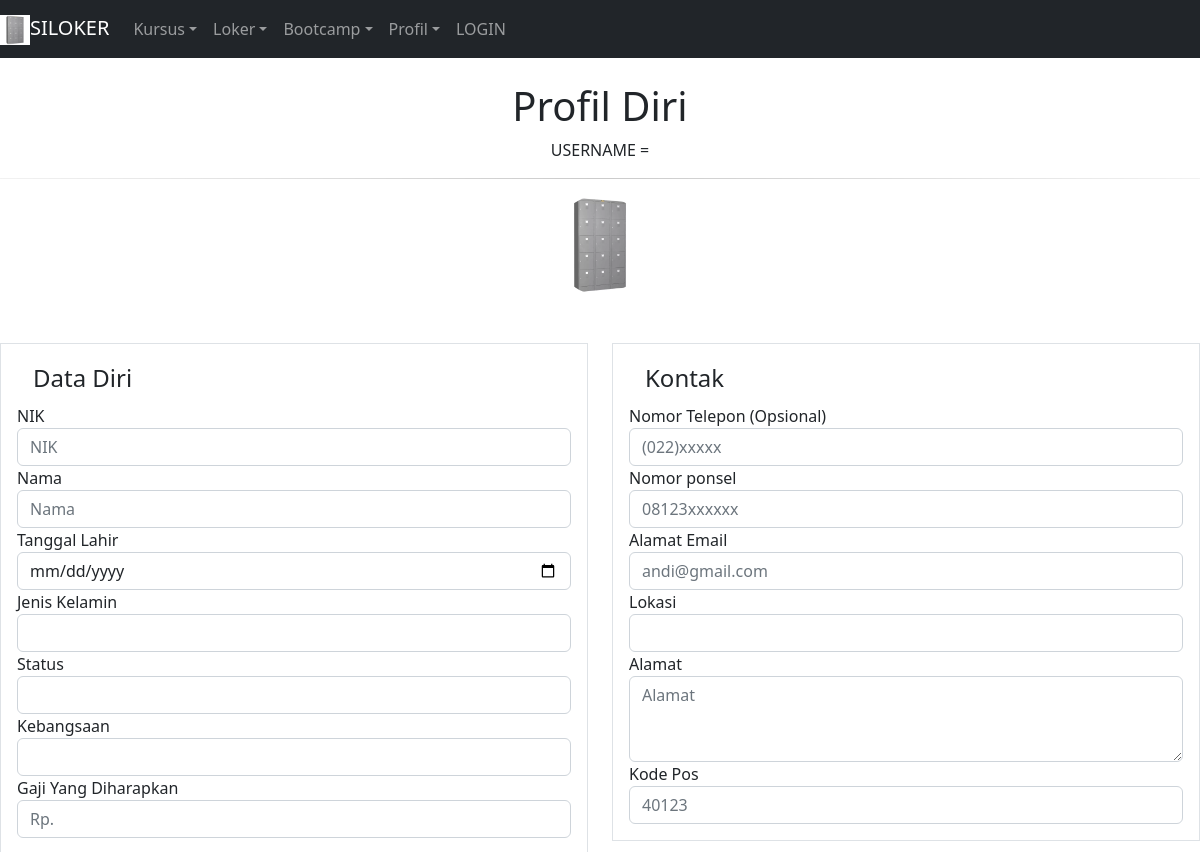
Before: /SILOKER/profil_TES.php (upper part) with the older database file.
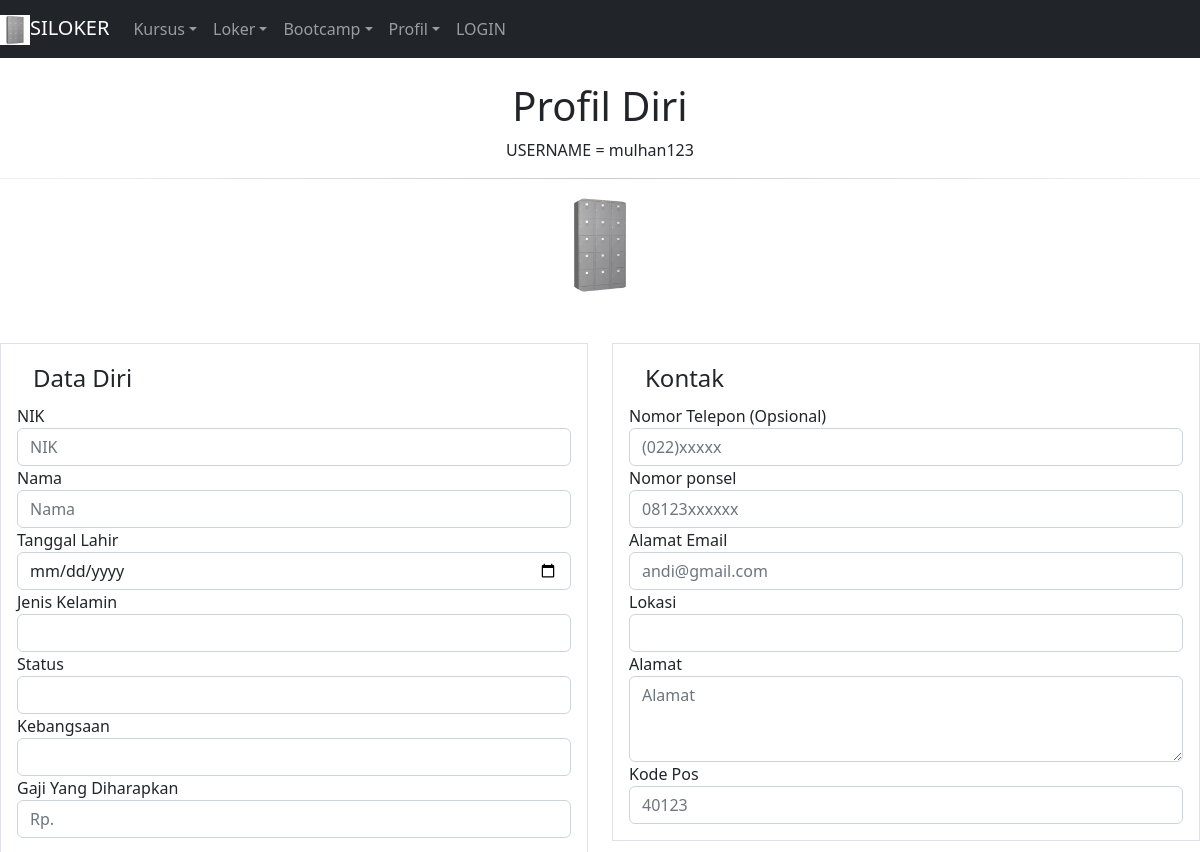
After: the same page with the newer database file.
### tables this page shows
CREATE TABLE `profil` (
  `nik` varchar(30) NOT NULL,
  `username` varchar(20) NOT NULL,
  `nama` varchar(35) NOT NULL,
  `tanggal-lahir` date NOT NULL,
  `jenis-kelamin` varchar(10) NOT NULL,
  `status` varchar(15) NOT NULL,
  `kebangsaan` varchar(17) NOT NULL,
  `gaji-harapan` int(10) NOT NULL,
  `telepon` int(15) NOT NULL,
  `hp` int(15) NOT NULL,
  `email` varchar(30) NOT NULL,
  `lokasi` varchar(15) NOT NULL,
  `alamat` text NOT NULL,
  `kode-pos` int(7) NOT NULL,
  `pendidikan` varchar(10) NOT NULL,
  `nama-sekolah` varchar(20) NOT NULL,
  `jurusan` varchar(20) NOT NULL,
  `prestasi` text NOT NULL,
  `tahun-lulus` int(5) NOT NULL,
  `nilai` int(5) NOT NULL,
  `nama-perusahaan` varchar(20) NOT NULL,
  `jabatan` varchar(10) NOT NULL,
  `bidang` varchar(10) NOT NULL,
  `lokasi-kerja` varchar(15) NOT NULL,
  `gaji-pengalaman` int(10) NOT NULL,
  `tanggal-mulai` date NOT NULL,
  `tipe-kontrak` varchar(15) NOT NULL,
  `nama-organisasi` varchar(20) NOT NULL,
  `posisi` varchar(10) NOT NULL,
  `deskripsi` text NOT NULL,
  `periode` int(7) NOT NULL,
  `pelatihan` varchar(30) NOT NULL,
  `deskripsi-pelatihan` varchar(30) NOT NULL,
  `penyelenggara` varchar(30) NOT NULL,
  `tanggal-keluar` date NOT NULL
);

### SILOKER/profil_TES.php (the view, shortened to what this page needs)
<?php
    require "fungsi.php";
    $query = mysqli_query($conn, "SELECT username FROM profil ORDER BY RAND() LIMIT 1");
    $result = mysqli_fetch_array($query);
    $shareUsername=$result['username'] ;
?>
<!DOCTYPE html>
<html lang="en">
<head>
    <link rel="stylesheet"  href="css/bootstrap.min.css">
</head>
<body>
    <nav class="navbar navbar-expand-sm bg-dark navbar-dark">
        <a class="navbar-brand" href="#">
            <img src="multimedia/image/loker.jpeg" alt="no gambar" width="30" height="30">SILOKER
        </a>
        <div class="collapse navbar-collapse" id="navbarNavDropdown">
            <ul class="navbar-nav">
                <li class="nav-item dropdown">
                    <a class="nav-link dropdown-toggle" href="#" id="NavbarDrop" role="button" data-bs-toggle="dropdown" aria-expanded="false">Kursus</a>
                </li>
                <li class="nav-item dropdown">
                    <a class="nav-link dropdown-toggle" href="#" id="NavbarDrop" role="button" data-bs-toggle="dropdown" aria-expanded="false">Loker</a>
                </li>
                <li class="nav-item dropdown">
                    <a class="nav-link dropdown-toggle" href="#" id="NavbarDrop" role="button" data-bs-toggle="dropdown" aria-expanded="false">Bootcamp</a>
                </li>
                <li class="nav-item dropdown">
                    <a class="nav-link dropdown-toggle" href="#" id="NavbarDrop" role="button" data-bs-toggle="dropdown" aria-expanded="false">Profil</a>
                </li>
                <li class="nav-item">
                    <a class="nav-link" href="index.php">LOGIN</a>
                </li>
            </ul>
        </div>
    </nav>
    <br>
    <center>
        <h1>Profil Diri</h1>
        <?php echo 'USERNAME = '. $shareUsername ?>
        <hr style="border: 0;
            height: 1px;
            background: #333;
            background-image: linear-gradient(to right, #ccc, #333, #ccc);">
        <img src="multimedia/image/loker.jpeg" alt="no gambar" style="width: 90px; height: 100px; border-radius:100px">
        <br><br>
    </center>
    <br>
    <form action="simpanProfil.php" method="post">
        <div class="row">
            <div class="col-md-6">
                <fieldset class="form-group border p-3">
                    <legend class="w-auto px-3">Data Diri</legend>
                    <div class="form-group">
                        <label>NIK</label>
                        <input type="text" class="form-control nik" name="nik" id="nik" onchange="tes()" placeholder="NIK">
                    <div class="form-group">
                        <label>Nama</label>
                        <input type="text" class="form-control nama" name="nama" id="nama" onchange="tes()" placeholder="Nama">
                    </div>
                    <div class="form-group">
                        <label>Tanggal Lahir</label>
                        <input type="date" class="form-control tanggal" name="tanggal-lahir" onchange="tes()" id="tanggal-lahir">
                    </div>
                    <div class="form-group">
                        <label>Jenis Kelamin</label>
                        <select name="jenis-kelamin" id="jk" class="form-control kelamin" onchange="tes()">
                            <option value=""></option>
                            <option value="Pria">Pria</option>
                        </select>
                    </div>
                    <div class="form-group">
                        <label>Status</label>
                        <select name="status" id="status" class="form-control status" onchange="tes()">
                            <option value=""></option>
                            <option value="Lajang">Lajang</option>
                        </select>
                    </div>
                    <div class="form-group">
                        <label>Kebangsaan</label>
                        <select name="kebangsaan" id="kebangsaan" class="form-control kebangsaan" onchange="tes()">
                            <option value=""></option>
                            <option value="Indonesia">Indonesia</option>
                        </select>
                    </div>
                    <div class="form-group">
                        <label>Gaji Yang Diharapkan</label>
                        <input type="text" name="gaji-harapan" class="form-control gaji-harapan" onchange="tes()" id="gaji-harapan" placeholder="Rp.">
                    </div>
                </fieldset>
            </div>
            <div class="col-md-6">
                <fieldset class="form-group border p-3">
                    <legend class="w-auto px-3">Kontak</legend>
                    <div class="form-group">
                        <label>Nomor Telepon (Opsional)</label>
                        <input type="text" class="form-control telepon" name="telepon" id="telepon" onchange="tes()" placeholder="(022)xxxxx">
                    </div>
                    <div class="form-group">
                        <label>Nomor ponsel</label>
                        <input type="text" name="hp" class="form-control ponsel" id="hp" placeholder="08123xxxxxx" onchange="tes()">
                    </div>
                    <div class="form-group">
                        <label>Alamat Email</label>
                        <input type="email" name="email" class="form-control email" id="email" placeholder="andi@gmail.com" onchange="tes()">
                    </div>
                    <div class="form-group">
                        <label>Lokasi</label>
                        <select name="lokasi" id="lokasi-tinggal" class="form-control lokasi" onchange="tes()">
                            <option value=""></option>
                            <option value="bandung">Bandung</option>
                        </select>
                    </div>
                    <div class="form-group">
                        <label>Alamat</label>
                        <textarea name="alamat" id="alamat" class="form-control alamat" rows="3" placeholder="Alamat" onchange="tes()"></textarea>
                    </div>
                    <div class="form-group">
                        <label>Kode Pos</label>
                        <input type="text" name="kode-pos" class="form-control pos" id="pos" placeholder="40123" onchange="tes()">
                    </div>
                </fieldset>
            </div>
        </div>
    </form>
</body>
</html>

Changed rows visible on the page:
added profil: username "mulhan123"
